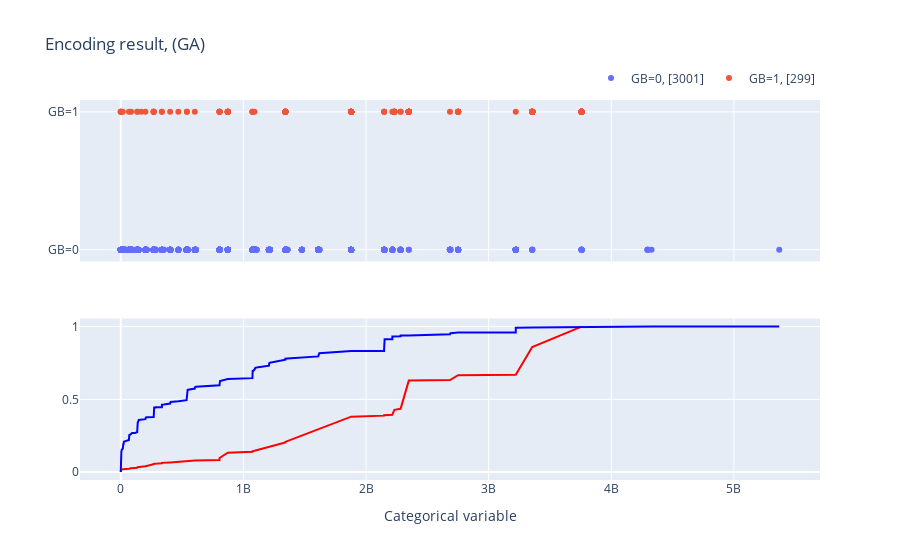

The notebook cell saved with this chart:
### Code cell
df_ga = arrange_col_by_order(df_bin,[l_col[i] for i in list(ga_instance.best_solution()[0])])
plot_encode_axis(df_ga, "(GA)")

### Figure 1 — Plotly figure (JSON) as saved in the notebook; plotly's stock layout.template omitted (floating-point values rounded to 4 significant figures; data arrays with more than 128 entries replaced by an {"elided": "..."} marker saying what was removed)
{"data": [{"mode": "markers", "name": "GB=0, [3001]", "type": "scatter", "x": {"elided": "3001 int values"}, "xaxis": "x", "y": {"elided": "3001 str values"}, "yaxis": "y"}, {"mode": "markers", "name": "GB=1, [299]", "type": "scatter", "x": {"elided": "299 int values"}, "xaxis": "x", "y": {"elided": "299 str values"}, "yaxis": "y"}, {"marker": {"color": "red"}, "mode": "lines", "name": "cum 1", "showlegend": false, "type": "scatter", "x": [33792, 133120, 264194, 2097408, 8388737, 16777216, 67109120, 84017152, 134217856, 136314912, 167804928, 201457664, 268697856, 268698624, 335544576, 335546368, 402653184, 469762048, 539230208, 603979776, 805306400, 805568512, 872415232, 1073807368, 1073808384, 1073873152, 1090650112, 1342177536, 1342178304, 1879048192, 2147483904, 2147746048, 2147746816, 2214593536, 2231369728, 2281701504, 2281963520, 2348810240, 2684616704, 2751463424, 3221225728, 3355443200, 3758096384], "xaxis": "x2", "y": [0.003344, 0.006689, 0.01003, 0.01338, 0.01672, 0.02007, 0.02341, 0.02676, 0.0301, 0.03344, 0.03679, 0.04013, 0.05351, 0.05686, 0.0602, 0.06355, 0.06689, 0.07023, 0.07692, 0.08027, 0.08361, 0.09699, 0.1338, 0.1371, 0.1405, 0.1438, 0.1472, 0.204, 0.2074, 0.3813, 0.3846, 0.388, 0.3913, 0.3946, 0.4281, 0.4314, 0.4348, 0.6288, 0.6321, 0.6656, 0.6689, 0.8595, 1], "yaxis": "y2"}, {"marker": {"color": "blue"}, "mode": "lines", "name": "cum 2", "showlegend": false, "type": "scatter", "x": {"elided": "409 int values"}, "xaxis": "x2", "y": {"elided": "409 float values"}, "yaxis": "y2"}], "layout": {"autosize": true, "legend": {"orientation": "h", "x": 1, "xanchor": "right", "y": 1.02, "yanchor": "bottom"}, "title": {"text": "Encoding result, (GA)"}, "xaxis": {"anchor": "y", "autorange": true, "domain": [0, 1], "matches": "x2", "range": [-326900000.0, 5697000000.0], "showticklabels": false, "type": "linear"}, "xaxis2": {"anchor": "y2", "autorange": true, "domain": [0, 1], "range": [-326900000.0, 5697000000.0], "title": {"text": "Categorical variable"}, "type": "linear"}, "yaxis": {"anchor": "x", "autorange": true, "domain": [0.575, 1], "range": [-0.1235, 1.123], "type": "category"}, "yaxis2": {"anchor": "x2", "autorange": true, "domain": [0, 0.425], "range": [-0.05415, 1.055], "type": "linear"}}}
